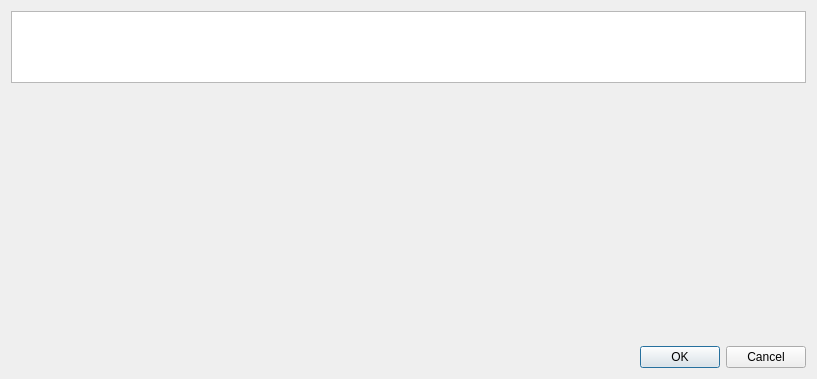
<?xml version="1.0" encoding="UTF-8"?>
<ui version="4.0">
 <class>Dialog</class>
 <widget class="QDialog" name="Dialog">
  <property name="geometry">
   <rect>
    <x>0</x>
    <y>0</y>
    <width>817</width>
    <height>379</height>
   </rect>
  </property>
  <property name="windowTitle">
   <string>Dialog</string>
  </property>
  <layout class="QVBoxLayout" name="verticalLayout" stretch="0,1,0">
   <property name="spacing">
    <number>6</number>
   </property>
   <item>
    <widget class="QGraphicsView" name="graphicsView">
     <property name="sizeAdjustPolicy">
      <enum>QAbstractScrollArea::AdjustToContents</enum>
     </property>
     <property name="alignment">
      <set>Qt::AlignLeading|Qt::AlignLeft|Qt::AlignTop</set>
     </property>
    </widget>
   </item>
   <item>
    <spacer name="verticalSpacer">
     <property name="orientation">
      <enum>Qt::Vertical</enum>
     </property>
     <property name="sizeHint" stdset="0">
      <size>
       <width>20</width>
       <height>236</height>
      </size>
     </property>
    </spacer>
   </item>
   <item>
    <widget class="QDialogButtonBox" name="buttonBox">
     <property name="orientation">
      <enum>Qt::Horizontal</enum>
     </property>
     <property name="standardButtons">
      <set>QDialogButtonBox::Cancel|QDialogButtonBox::Ok</set>
     </property>
    </widget>
   </item>
  </layout>
 </widget>
 <resources/>
 <connections>
  <connection>
   <sender>buttonBox</sender>
   <signal>accepted()</signal>
   <receiver>Dialog</receiver>
   <slot>accept()</slot>
   <hints>
    <hint type="sourcelabel">
     <x>248</x>
     <y>254</y>
    </hint>
    <hint type="destinationlabel">
     <x>157</x>
     <y>274</y>
    </hint>
   </hints>
  </connection>
  <connection>
   <sender>buttonBox</sender>
   <signal>rejected()</signal>
   <receiver>Dialog</receiver>
   <slot>reject()</slot>
   <hints>
    <hint type="sourcelabel">
     <x>316</x>
     <y>260</y>
    </hint>
    <hint type="destinationlabel">
     <x>286</x>
     <y>274</y>
    </hint>
   </hints>
  </connection>
 </connections>
</ui>
